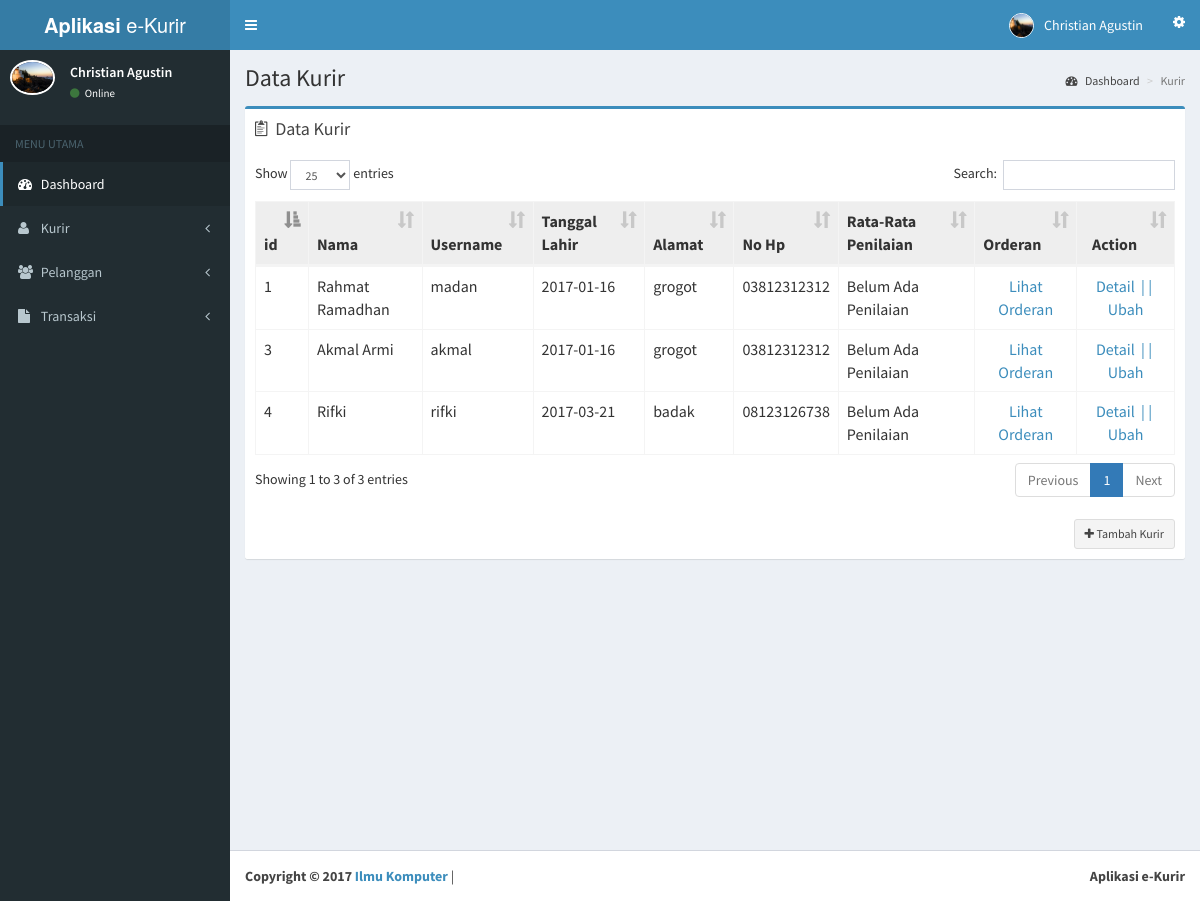
/admin/datakurir.php (signed in), run on the app's committed database.
### tables this page shows
CREATE TABLE `tb_kurir` (
  `id_kurir` int(11) NOT NULL,
  `nama_kurir` varchar(70) NOT NULL,
  `username_kurir` varchar(50) NOT NULL,
  `password` varchar(50) NOT NULL,
  `tanggal_lahir_kurir` date NOT NULL,
  `alamat` text NOT NULL,
  `no_hp_kurir` varchar(12) NOT NULL,
  `no_plat` varchar(9) NOT NULL,
  `gambar` varchar(255) NOT NULL
);

### admin/datakurir.php (the view, shortened to what this page needs)
<html>
<head>
  <link rel="stylesheet" href="../assets/bootstrap/css/bootstrap.min.css">
  <link rel="stylesheet" href="../assets/css/font-awesome.min.css">
  <link rel="stylesheet" href="../assets/css/ionicons.min.css">
  <link rel="stylesheet" href="../assets/dist/css/AdminLTE.min.css">
     <link rel="stylesheet" href="../assets/dist/css/skins/_all-skins.min.css">
     <link rel="stylesheet" href="../assets/plugins/iCheck/flat/blue.css">
     <link rel="stylesheet" href="../assets/plugins/morris/morris.css">
     <link rel="stylesheet" href="../assets/plugins/jvectormap/jquery-jvectormap-1.2.2.css">
     <link rel="stylesheet" href="../assets/plugins/datepicker/datepicker3.css">
     <link rel="stylesheet" href="../assets/plugins/daterangepicker/daterangepicker-bs3.css">
     <link rel="stylesheet" href="../assets/plugins/bootstrap-wysihtml5/bootstrap3-wysihtml5.min.css">
     <link rel="stylesheet" href="../assets/plugins/datatables/dataTables.bootstrap.css"/>
</head>
    <body class="hold-transition skin-blue sidebar-mini">
    	<div class="wrapper">
    		<?php include "header.php"; ?>
    		<?php include "menu.php"; ?>
    		<div class="content-wrapper">
    			<section class="content-header">
    				<h1>
    					Data Kurir
    				</h1>
    				<ol class="breadcrumb">
    					<li><a href="index.php"><i class="fa fa-dashboard"></i> Dashboard</a></li>
    					<li class="active">Kurir</li>
    				</ol>
    			</section>
    			<section class="content">
    				<div class="row">
    					<section class="col-lg-12 connectedSortable">
    						<div class="box box-primary">
    							<div class="box-header">
    								<i class="ion ion-clipboard"></i>
    								<h3 class="box-title">Data Kurir</h3>
    							</div>
    						<div class="box-body">
          <div class="table">
          	<?php
          	include '../koneksi/koneksi.php';
          	$sql1  		= "SELECT * FROM tb_kurir order by nama_kurir asc";
          	$query1  	= mysqli_query($db, $sql1);
          	$total		= mysqli_num_rows($query1);
          	if ($total == 0) {
          		echo"<center><h2>Belum Ada Kurir Terdaftar</h2></center>";
          	}
          	else{?>
          	<table id="lookup" class="table table-bordered table-hover">
          		<thead bgcolor="eeeeee" align="center">
          			<tr>
          				<th>id</th>
          				<th>Nama</th>
          				<th>Username</th>
          				<th>Tanggal Lahir</th>
          				<th>Alamat</th>
          				<th>No Hp</th>
          				<th>Rata-Rata Penilaian</th>
          				<th>Orderan</th>
          				<th class="text-center"> Action </th>
          			</tr>
          		</thead>
          		<?php
          		while($data = mysqli_fetch_array($query1)){
          			$sql5  		= "SELECT * FROM tb_transaksi where kurir = '".$data['id_kurir']."' and penilaian <> 0";
          			$query5  	= mysqli_query($db, $sql5);
          			$bariss		= mysqli_num_rows($query5);
          			$total_nilai = 0;
          			if ($bariss <> 0){
          				while($data5 = mysqli_fetch_array($query5)){
          					$total_nilai =  $total_nilai + $data5['penilaian'];
          				}
          				$nilai = $total_nilai / $bariss;
          			}
          		else{
          			$nilai='Belum Ada Penilaian';
          		}
          		echo'<tr>
          		<td>	'. $data['id_kurir'].'   			</td>
          		<td>	'. $data['nama_kurir'].'			</td>
          		<td>	'. $data['username_kurir'].'		</td>
          		<td>	'. $data['tanggal_lahir_kurir'].'  	</td>
          		<td>	'. $data['alamat'].'   				</td>
          		<td>	'. $data['no_hp_kurir'].'			</td>
          		<td>	'. $nilai.'							</td>
          		<td style="text-align:center;">
          		<a href=orderankurir.php?id_kurir='.$data['id_kurir'].'>Lihat Orderan</a></td>
          		<td style="text-align:center;">
          		<a href=detail-kurir.php?id_kurir='.$data['id_kurir'].'>Detail &nbsp|</a>
          		<a href=editkurir.php?id_kurir='.$data['id_kurir'].'>|&nbsp Ubah</a></td>
          		</tr>';
          	}
          	?>
          </table>
          <?php } ?>
      </div>
  </div>
  <div class="box-footer clearfix no-border">
  	<a href="input-kurir.php" class="btn btn-sm btn-default pull-right"><i class="fa fa-plus"></i> Tambah Kurir</a>
  </div>
</div>
</section>
</div>
</section>
</div>
<?php include "footer.php"; ?>
      </div>
    </body>
</html>

### admin/header.php (shortened to what this page needs)
<?php
include '../koneksi/koneksi.php';
$sql  		= "SELECT * FROM tb_admin where id_admin='".$_SESSION['id']."'";
$query  	= mysqli_query($db, $sql);
$data 		= mysqli_fetch_array($query);
?>
<header class="main-header">
	<a href="index.php" class="logo">
		<span class="logo-lg"><b>Aplikasi</b> e-Kurir</span>
	</a>
	<nav class="navbar navbar-static-top" role="navigation">
		<a href="#" class="sidebar-toggle" data-toggle="offcanvas" role="button">
		</a>
		<div class="navbar-custom-menu">
			<ul class="nav navbar-nav">
				<li class="dropdown user user-menu">
					<a href="#" class="dropdown-toggle" data-toggle="dropdown">
						<img src="images/<?php echo $data['gambar']; ?>" class="user-image" style="border: 1px solid white;" alt="User Image">
						<span class="hidden-xs"><?php echo $_SESSION['nama'];?></span>
					</a>
				</li>
				<li>
					<a href="#" data-toggle="control-sidebar"><i class="fa fa-spin fa-gear"></i></a>
				</li>
			</ul>
		</div>
	</nav>
</header>

### admin/menu.php (shortened to what this page needs)
<?php
	 include '../koneksi/koneksi.php';
			$sql  		= "SELECT * FROM tb_admin where id_admin='".$_SESSION['id']."'";
			$query  	= mysqli_query($db, $sql);
			$data 		= mysqli_fetch_array($query);
?>
<aside class="main-sidebar">
        <section class="sidebar">
          <div class="user-panel">
            <div class="pull-left image">
              <img src="images/<?php echo $data['gambar']; ?>" height="200" width="200" style="border: 2px solid white;" class="img-circle" alt="User Image">
            </div>
            <div class="pull-left info">
              <p><?php echo $_SESSION['nama'];?></p>
              <a href="index.php"><i class="fa fa-circle text-success"></i> Online</a>
            </div>
          </div><br />
          <ul class="sidebar-menu">
            <li class="header">MENU UTAMA</li>
            <li class="active treeview">
              <a href="index.php">
                <i class="fa fa-dashboard"></i> <span>Dashboard</span>
              </a>
            </li>
            <li>
              <a href="#">
                <i class="fa fa-user"></i> <span>Kurir</span> <i class="fa fa-angle-left pull-right"></i>
              </a>
            </li>
            <li>
              <a href="#">
                <i class="fa fa-users"></i> <span>Pelanggan</span> <i class="fa fa-angle-left pull-right"></i>
              </a>
            </li>
             <li>
              <a href="#">
                <i class="fa fa-file"></i> <span>Transaksi</span> <i class="fa fa-angle-left pull-right"></i>
              </a>
            </li>
        </section>
</aside>

### admin/footer.php
<footer class="main-footer">
	<div class="pull-right hidden-xs">
		<b> Aplikasi e-Kurir </b>
	</div>
	<strong>Copyright &copy; 2017 <a href="">Ilmu Komputer</a></strong> |
</footer>

### data on the page
tb_kurir: id_kurir "3", nama_kurir "Akmal Armi", username_kurir "akmal", tanggal_lahir_kurir "2017-01-16", alamat "grogot", no_hp_kurir "03812312312", nilai "Belum Ada Penilaian"
tb_kurir: id_kurir "1", nama_kurir "Rahmat Ramadhan", username_kurir "madan", tanggal_lahir_kurir "2017-01-16", alamat "grogot", no_hp_kurir "03812312312", nilai "Belum Ada Penilaian"
tb_kurir: id_kurir "4", nama_kurir "Rifki", username_kurir "rifki", tanggal_lahir_kurir "2017-03-21", alamat "badak", no_hp_kurir "08123126738", nilai "Belum Ada Penilaian"

### other printed values
$_SESSION['nama'] "Christian Agustin"
